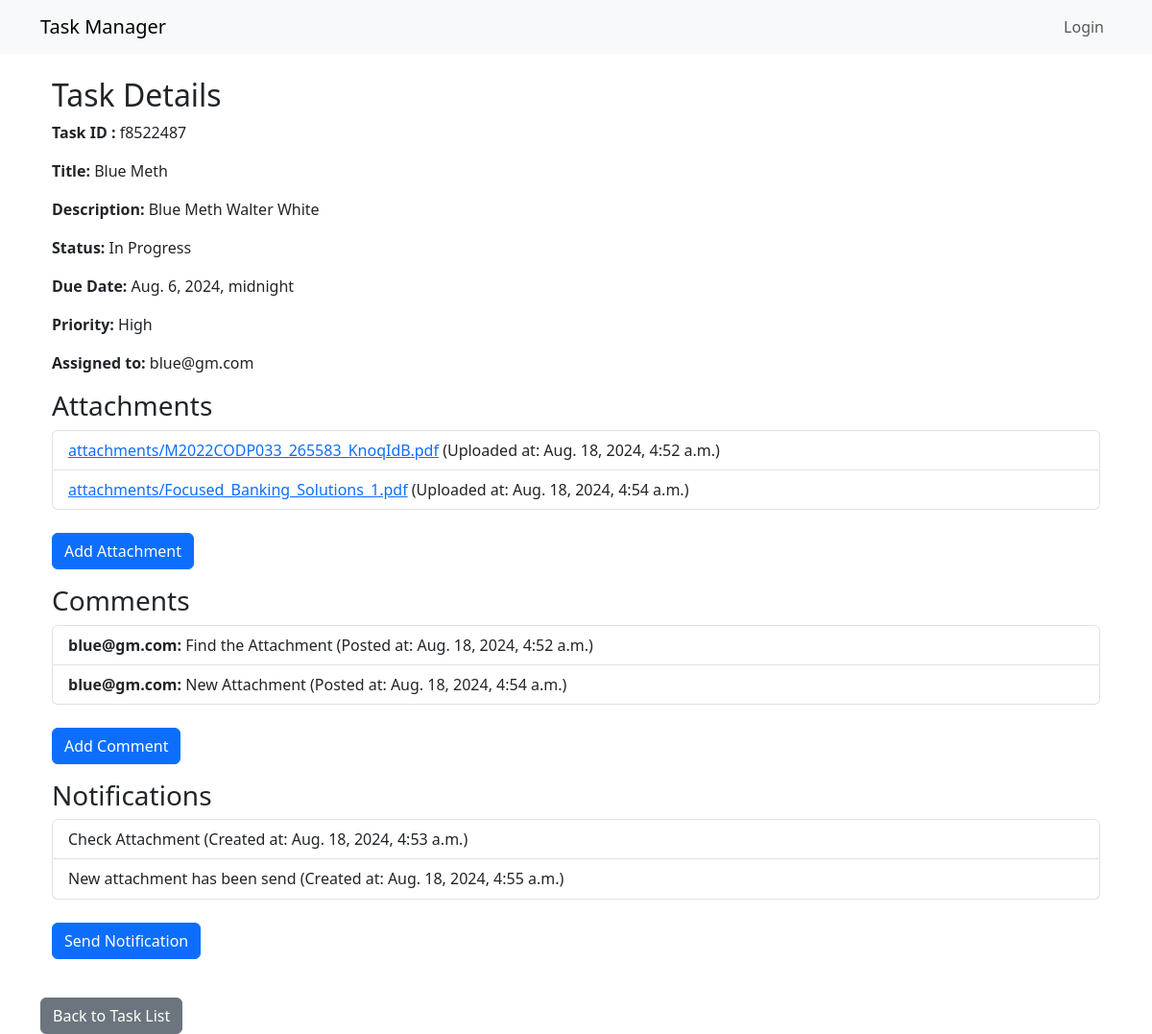
/tasks/1/, run on the app's committed database.
### core/models.py (models this page shows, shortened)
class Task(models.Model):
    PRIORITY_CHOICES = [
        ('L', 'Low'),
        ('M', 'Medium'),
        ('H', 'High'),
    ]
    STATUS_CHOICES = [
        ('Not Assigned', 'Not Assigned'),
        ('Acknowledged', 'Acknowledged'),
        ('Pending', 'Pending'),
        ('In Progress', 'In Progress'),
        ('Resolved', 'Resolved'),
        ('Reopened', 'Reopened'),
        ('Closed', 'Closed'),
    ]
    TASK_TYPE_CHOICES = [
        ('Query', 'Query'),
        ('Techinical Issue', 'Techinical Issue'),
        ('Request', 'Request'),
        ('Other', 'Other')
    ]
    title = models.CharField(max_length=200)
    uuid = models.CharField(max_length=8, unique=True, editable=False, blank=True)
    description = models.TextField(null=True, blank=True)
    created_at = models.DateTimeField(auto_now_add=True)
    due_date = models.DateTimeField(null=True, blank=True)
    task_type = models.CharField(max_length=50, choices=TASK_TYPE_CHOICES, default='Other')
    priority = models.CharField(max_length=1, choices=PRIORITY_CHOICES, default='L')
    status = models.CharField(max_length=50, choices=STATUS_CHOICES, default='Not Assigned')
    department = models.ForeignKey(Department, on_delete=models.CASCADE, related_name='dept')
    project = models.ForeignKey(Project, on_delete=models.CASCADE, related_name='tasks')
    assigned_to = models.ForeignKey(User, on_delete=models.SET_NULL, null=True, blank=True, related_name='tasks')
    completed_at = models.DateTimeField(null=True, blank=True)
    tags = models.ManyToManyField(Tag, blank=True)  # Add this field

class User(AbstractBaseUser):
    email = models.EmailField(unique=True)
    first_name = models.CharField(max_length=30, blank=True)
    last_name = models.CharField(max_length=30, blank=True)
    is_active = models.BooleanField(default=True)
    is_staff = models.BooleanField(default=False)
    is_superuser = models.BooleanField(default=False)
    objects = CustomUserManager()
    USERNAME_FIELD = 'email'
    REQUIRED_FIELDS = []
    def __str__(self):
        return self.email

class Attachment(models.Model):
    task = models.ForeignKey(Task, on_delete=models.CASCADE, related_name='attachments')
    file = models.FileField(upload_to='attachments/')
    uploaded_at = models.DateTimeField(auto_now_add=True)

class Comment(models.Model):
    task = models.ForeignKey(Task, on_delete=models.CASCADE, related_name='comments')
    author = models.ForeignKey(User, on_delete=models.CASCADE, related_name='comments')
    content = models.TextField()
    created_at = models.DateTimeField(auto_now_add=True)

class Notification(models.Model):
    user = models.ForeignKey(User, on_delete=models.CASCADE, related_name='notifications')
    task = models.ForeignKey(Task, on_delete=models.CASCADE, null=True, blank=True, related_name='notifications')
    project = models.ForeignKey(Project, on_delete=models.CASCADE, null=True, blank=True, related_name='notifications')
    message = models.TextField()
    read = models.BooleanField(default=False)
    created_at = models.DateTimeField(auto_now_add=True)

### core/views.py (the view)
# urls.py: path('tasks/<int:pk>/', TaskDetailView.as_view(), name='task-detail'),
class TaskDetailView(DetailView):
    model = Task
    template_name = 'tasks/task_detail.html'
    context_object_name = 'task'
    def get_context_data(self, **kwargs):
        context = super().get_context_data(**kwargs)
        task = self.get_object()
        context['attachments'] = task.attachments.all()
        context['comments'] = task.comments.all()
        context['notifications'] = task.notifications.all()
        if self.request.user.is_authenticated:
            context['unread_notifications_count'] = self.request.user.notifications.filter(read=False).count()
            print(Notification.objects.filter(user=self.request.user, read=False).count())
        return context

### templates/tasks/task_detail.html (shortened to what this page needs)
{% extends 'base.html' %}
{% block content %}
<div class="container">
    <h2>Task Details</h2>
    <p><strong> Task ID : </strong> {{ task.uuid }}</p>
    <p><strong>Title:</strong> {{ task.title }}</p>
    <p><strong>Description:</strong> {{ task.description }}</p>
    <p><strong>Status:</strong> {{ task.get_status_display }}</p>
    <p><strong>Due Date:</strong> {{ task.due_date }}</p>
    <p><strong>Priority:</strong> {{ task.get_priority_display }}</p>
    <p><strong>Assigned to:</strong> {{ task.assigned_to }}</p>
    <h3>Attachments</h3>
    <ul class="list-group mb-4">
        {% if attachments %}
            {% for attachment in attachments %}
            <li class="list-group-item">
                <a href="{{ attachment.file.url }}" target="_blank">{{ attachment.file.name }}</a>
                (Uploaded at: {{ attachment.uploaded_at }})
            </li>
            {% endfor %}
        {% else %}
            <li class="list-group-item">No attachments found.</li>
        {% endif %}
    </ul>
    <a href="{% url 'add-attachment' task.pk %}" class="btn btn-primary mb-3">Add Attachment</a>
    <h3>Comments</h3>
    <ul class="list-group mb-4">
        {% if comments %}
            {% for comment in comments %}
            <li class="list-group-item">
                <strong>{{ comment.author.email }}:</strong> {{ comment.content }}
                (Posted at: {{ comment.created_at }})
            </li>
            {% endfor %}
        {% else %}
            <li class="list-group-item">No comments found.</li>
        {% endif %}
    </ul>
    <a href="{% url 'add-comment' task.pk %}" class="btn btn-primary mb-3">Add Comment</a>
    <h3>Notifications</h3>
    <ul class="list-group mb-4">
        {% if notifications %}
            {% for notification in notifications %}
            <li class="list-group-item">
                {{ notification.message }} (Created at: {{ notification.created_at }})
                {% if not notification.read %}<span class="badge badge-warning">Unread</span>{% endif %}
            </li>
            {% endfor %}
        {% else %}
            <li class="list-group-item">No notifications found.</li>
        {% endif %}
    </ul>
    <a href="{% url 'send-notification' task.pk %}" class="btn btn-primary mb-3">Send Notification</a>
</div>
<a href="{% url 'task-list' %}" class="btn btn-secondary mt-4">Back to Task List</a>
{% endblock %}

### templates/base.html (shortened to what this page needs)
<!DOCTYPE html>
<html lang="en">
<head>
    <link href="https://cdn.jsdelivr.net/npm/bootstrap@5.3.0/dist/css/bootstrap.min.css" rel="stylesheet">
</head>
<body>
    <nav class="navbar navbar-expand-lg sticky-top navbar-light bg-light ">
        <div class="container">
            <a class="navbar-brand" href="{% url 'task-list' %}">Task Manager</a>
            <div class="collapse navbar-collapse" id="navbarNav">
                <ul class="navbar-nav ms-auto">
                    {% if user.is_authenticated %}
                        <li class="nav-item">
                            <a class="nav-link" href="{% url 'task-create' %}">Create Task</a>
                        </li>
                        <li class="nav-item dropdown">
                            <div class="collapse navbar-collapse" id="navbarNavDarkDropdown">
                                <ul class="navbar-nav">
                                  <li class="nav-item dropdown">
                                    <a class="nav-link dropdown-toggle" href="#" id="navbarDarkDropdownMenuLink" role="button" data-bs-toggle="dropdown" aria-expanded="false">
                                      Profile
                                    </a>
                                    <ul class="dropdown-menu dropdown-menu-dark" aria-labelledby="navbarDarkDropdownMenuLink">
                                      <li><a class="dropdown-item" href="#">Action</a></li>
                                      <li><a class="dropdown-item" href="#">Another action</a></li>
                                      <li><a class="dropdown-item" href="#">Something else here</a></li>
                                    </ul>
                                  </li>
                                </ul>
                              </div>
                          </li>
                        <li class="nav-item">
                            <a class="nav-link" href="{% url 'user-notifications' %}">
                                Notifications
                                    <span class="badge badge-pill bg-danger">{{ unread_notifications_count }}</span>
                            </a>
                        </li>
                        <li class="nav-item">
                            <a class="nav-link" href="{% url 'logout' %}">Logout</a>
                        </li>
                    {% else %}
                        <li class="nav-item">
                            <a class="nav-link" href="{% url 'login' %}">Login</a>
                        </li>
                    {% endif %}
                </ul>
            </div>
        </div>
    </nav>
    <div class="container mt-4">
        {% block content %}{% endblock %}
    </div>
</body>
</html>

### data on the page
Task: uuid "f8522487", title "Blue Meth", description "Blue Meth Walter White", status "In Progress", due_date "Aug. 6, 2024, midnight", priority "High", assigned_to "blue@gm.com"
Attachment: file.name "attachments/M2022CODP033_265583_KnoqIdB.pdf", uploaded_at "Aug. 18, 2024, 4:52 a.m."
Attachment: file.name "attachments/Focused_Banking_Solutions_1.pdf", uploaded_at "Aug. 18, 2024, 4:54 a.m."
Comment: author.email "blue@gm.com", content "Find the Attachment", created_at "Aug. 18, 2024, 4:52 a.m."
Comment: author.email "blue@gm.com", content "New Attachment", created_at "Aug. 18, 2024, 4:54 a.m."
Notification: message "Check Attachment", created_at "Aug. 18, 2024, 4:53 a.m."
Notification: message "New attachment has been send", created_at "Aug. 18, 2024, 4:55 a.m."
